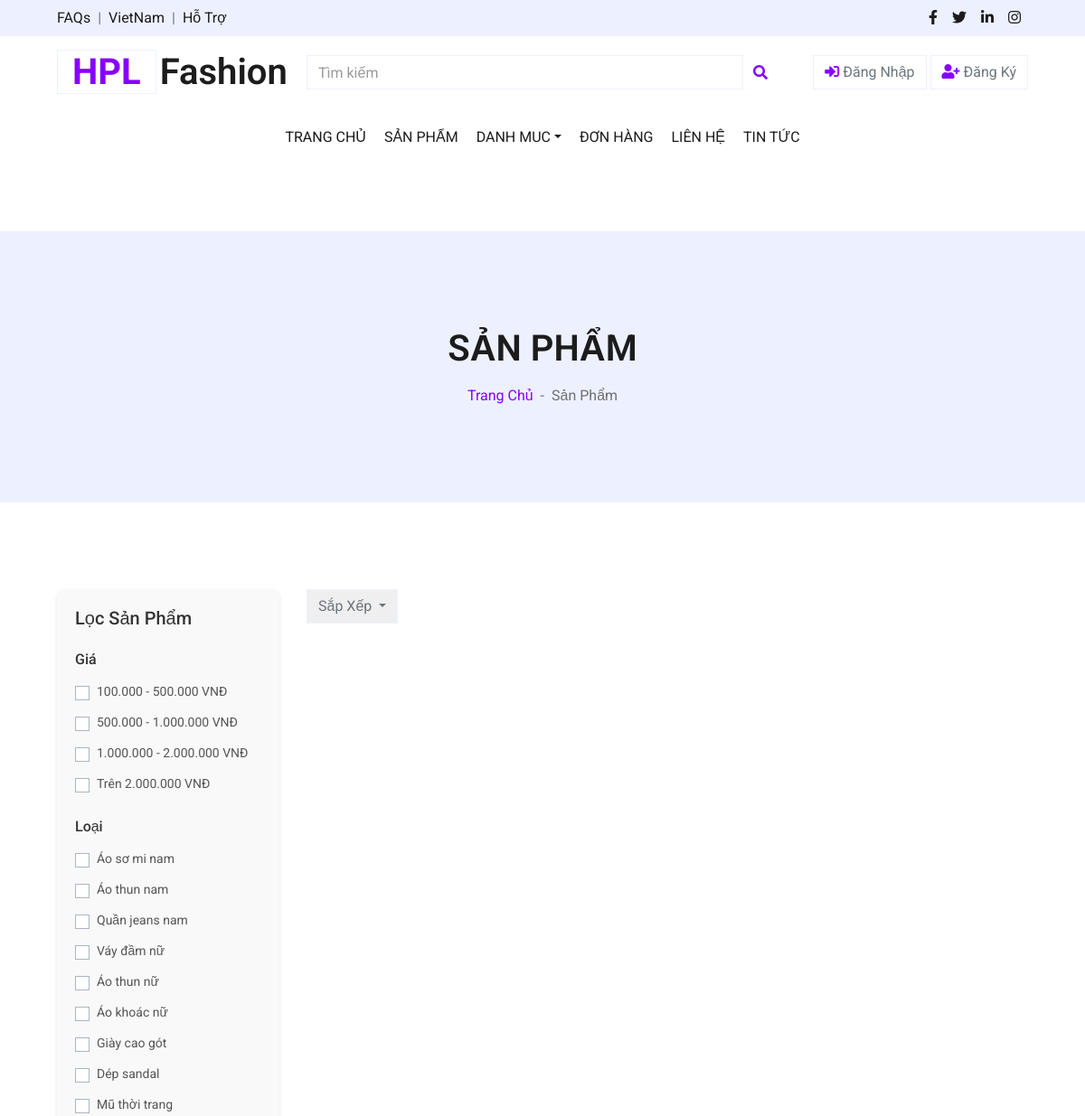
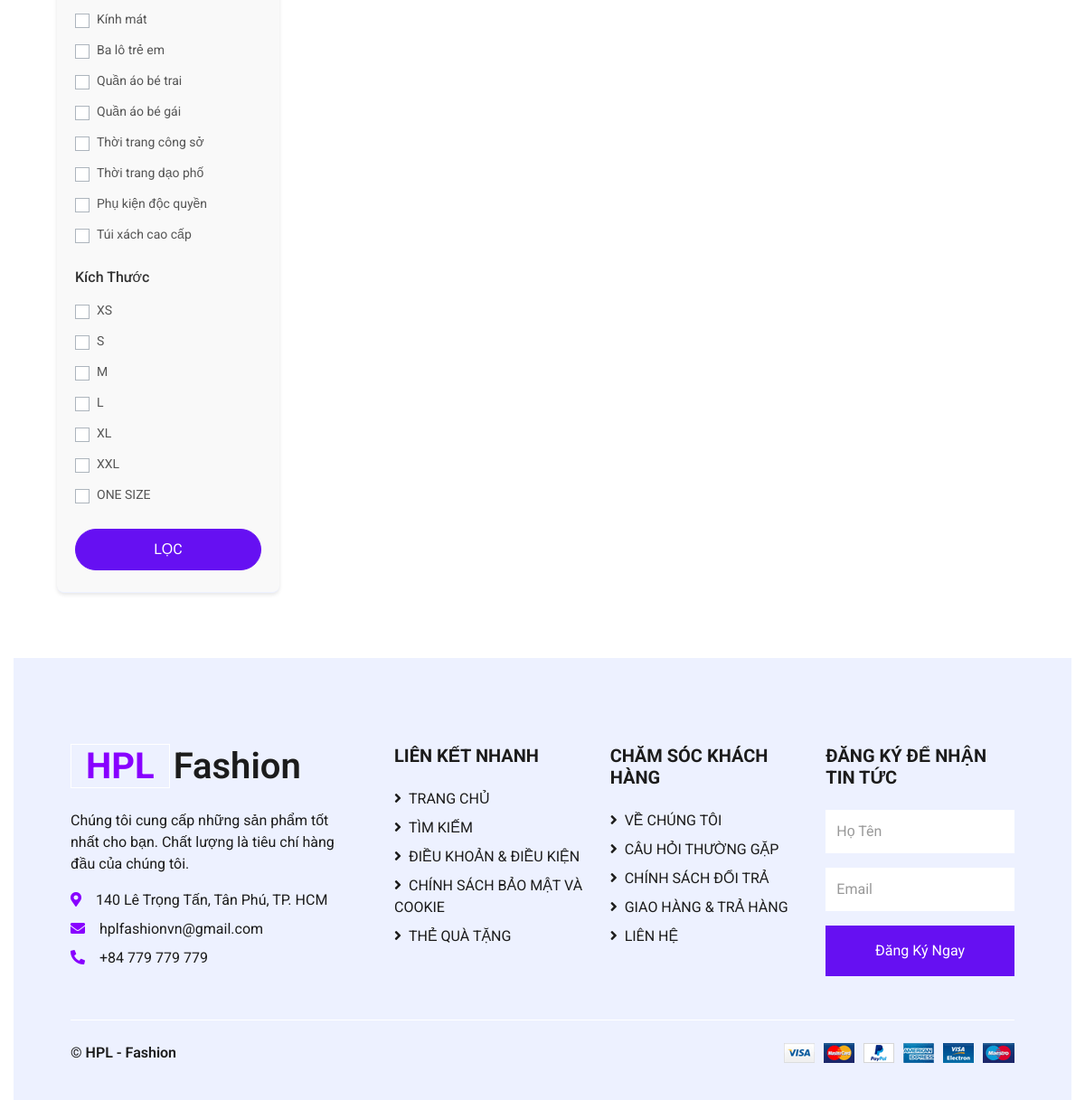
Page /views/shop.php on the earlier database version (2 pictures, top to bottom).
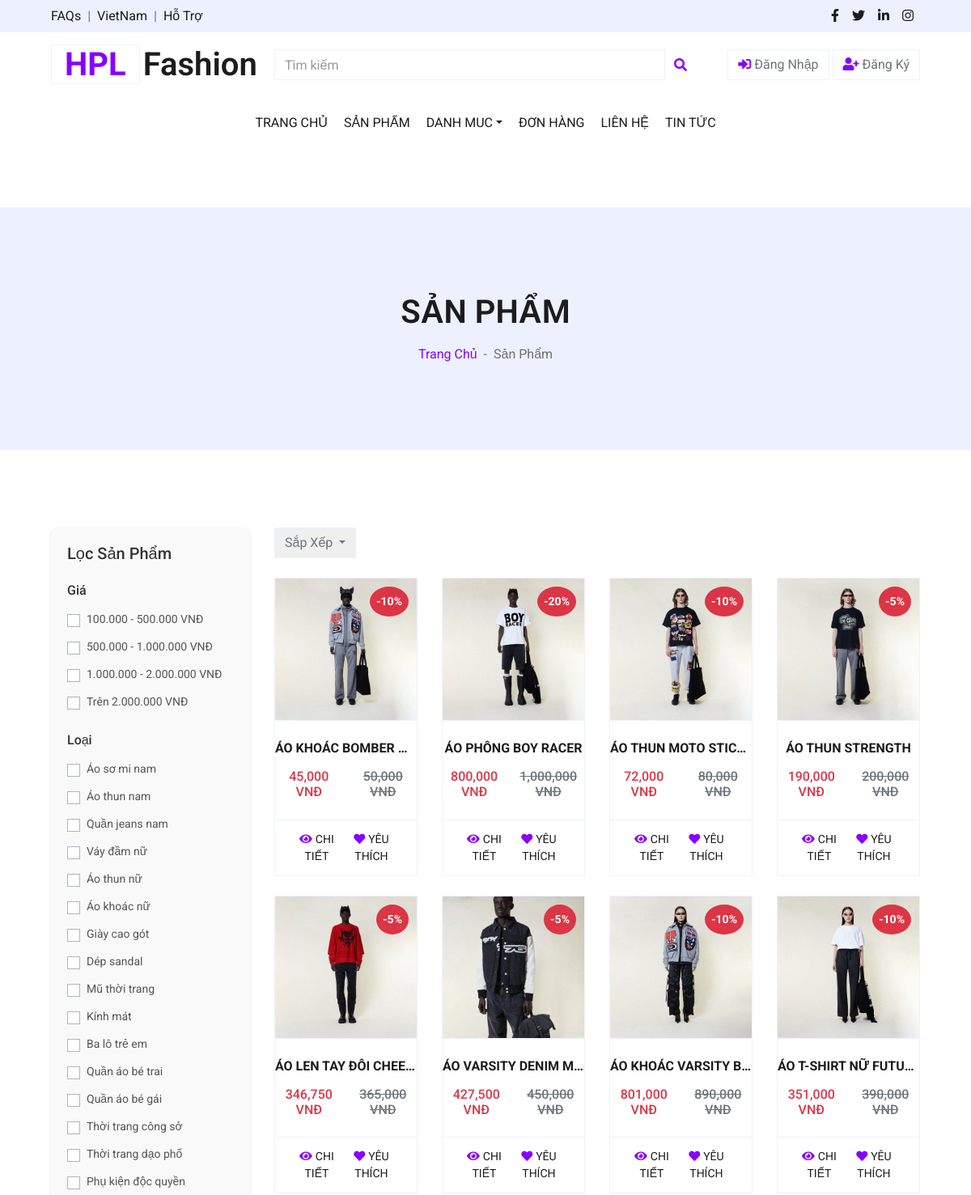
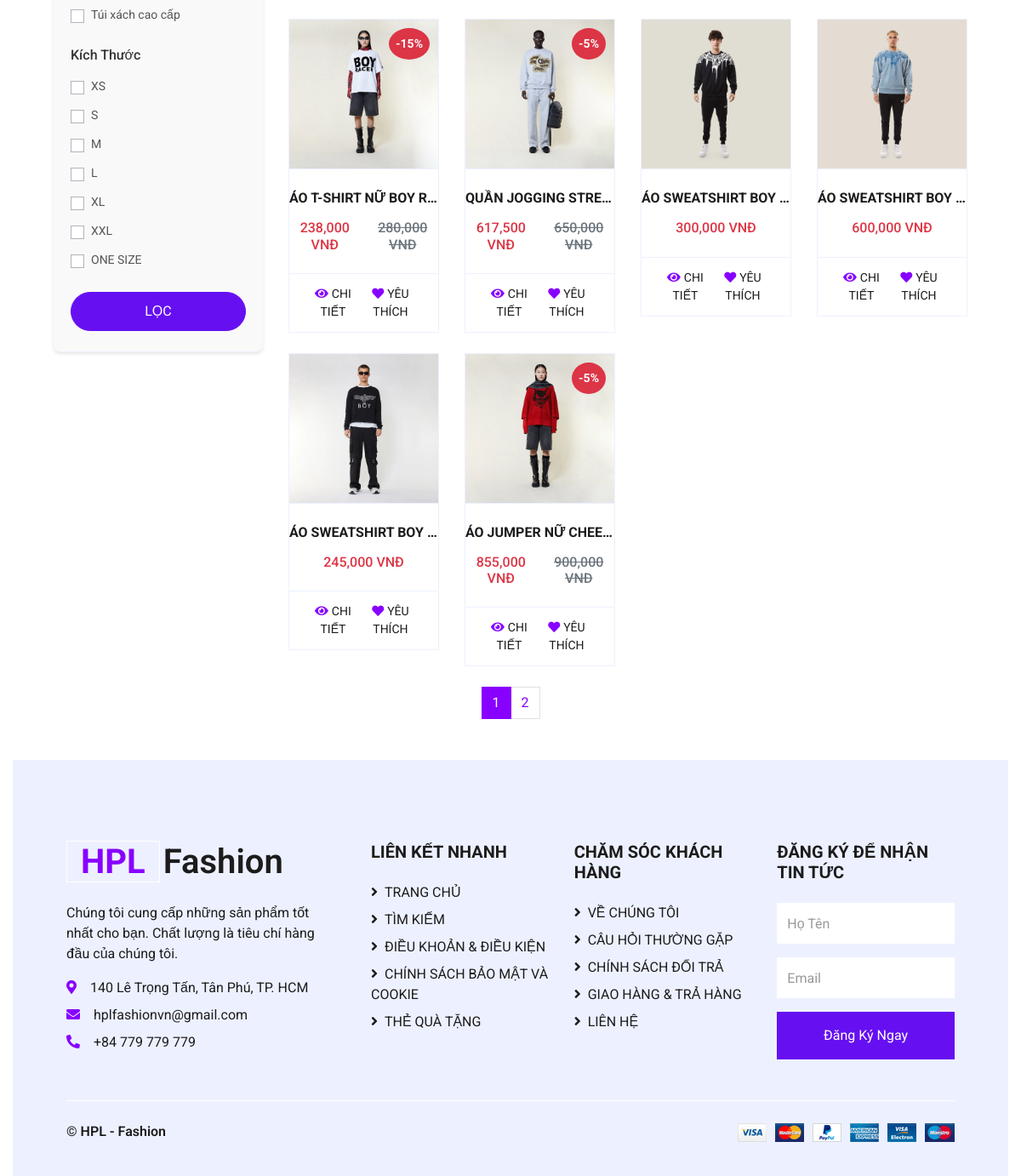
Same page on the later database version (2 pictures, top to bottom).
### tables this page shows
CREATE TABLE `products` (
  `product_id` int NOT NULL,
  `product_name` varchar(255) NOT NULL,
  `price` int NOT NULL,
  `category_id` int DEFAULT NULL,
  `subcategory_id` int NOT NULL,
  `image` varchar(255) DEFAULT NULL,
  `image2` varchar(255) DEFAULT NULL,
  `image3` varchar(255) DEFAULT NULL,
  `description` varchar(255) DEFAULT NULL,
  `brand_id` int DEFAULT NULL,
  `size` text,
  `color` text,
  `discount` int DEFAULT '0',
  `view_count` int DEFAULT '0',
  `created_at` datetime DEFAULT CURRENT_TIMESTAMP
);

### config/database.php (called while the page is built, shortened)
<?php
class Database {
    private static $servername = "localhost";
    private static $username = "root";
    private static $password = "";
    private static $dbname = "shopthoitrang";
    private static $conn = null;
    public static function getConnection() {
        if (self::$conn === null) {
            self::$conn = new mysqli(self::$servername, self::$username, self::$password, self::$dbname);
        }
        return self::$conn;
    }
    public static function query($sql) {
        $conn = self::getConnection();
        return $conn->query($sql);
    }
}
?>

### views/shop.php (the view, shortened to what the rows shown need)
<?php
include('../config/database.php');
$limit = 14;
$page = max(1, (int)($_GET['page'] ?? 1));
$offset = ($page - 1) * $limit;
$conditions = [];
$whereClause = $conditions ? "WHERE " . implode(" AND ", $conditions) : "";
$sort_by = $_GET['sort_by'] ?? '';
switch ($sort_by) {
    default:
        $orderClause = "ORDER BY product_id ASC";
}
$result = Database::query("SELECT * FROM products $whereClause $orderClause LIMIT $limit OFFSET $offset");
?>
<!DOCTYPE html>
<html lang="en">
<head>
    <link href="https://cdnjs.cloudflare.com/ajax/libs/font-awesome/5.10.0/css/all.min.css" rel="stylesheet">
    <link href="../css/style.css" rel="stylesheet">
</head>
<body>
    <?php include '../includes/header.php'; ?>
    <div class="container-fluid bg-secondary mb-5">
        <div class="d-flex flex-column align-items-center justify-content-center" style="min-height: 300px">
            <h1 class="font-weight-semi-bold text-uppercase mb-3">Sản Phẩm</h1>
        </div>
    </div>
    <div class="container-fluid pt-5">
        <div class="row px-xl-5">
            <div class="col-lg-9 col-md-12">
                <br>
                <div class="row">
                    <?php while ($product = $result->fetch_assoc()): ?>
                        <div class="col-lg-3 col-md-4 col-sm-6 mb-4">
                            <div class="card product-item border-0">
                                <div class="card-header product-img position-relative overflow-hidden bg-transparent border p-0">
                                    <?php $imagePath = '../assets/img_product/' . $product['image']; ?>
                                    <img class="img-fluid w-100" src="<?= $imagePath ?>" alt="<?= $product['product_name'] ?>">
                                    <?php if ($product['discount'] > 0): ?>
                                        <div class="discount-badge position-absolute top-0 right-0 bg-danger text-white p-2" style="font-size: 14px; font-weight: bold; border-radius: 50%;">
                                            -<?= $product['discount'] ?>%
                                        </div>
                                    <?php endif; ?>
                                </div>
                                <div class="card-body border-left border-right text-center p-0 pt-4 pb-3">
                                    <h6 class="text-truncate mb-3" style="font-weight: bold;"><?= $product['product_name'] ?></h6>
                                    <div class="d-flex justify-content-center">
                                        <?php
                                        $discount = $product['discount'];
                                        $discounted_price = $product['price'] * (1 - $discount / 100);
                                        ?>
                                        <h6 class="text-danger"><?= number_format($discounted_price) ?> VNĐ</h6>
                                        <?php if ($discount > 0): ?>
                                            <h6 class="text-muted ml-2"><del><?= number_format($product['price']) ?> VNĐ</del></h6>
                                        <?php endif; ?>
                                    </div>
                                </div>
                                <div class="card-footer d-flex justify-content-between bg-light border">
                                    <a href="detail.php?id=<?= $product['product_id'] ?>" class="btn btn-sm text-dark p-0">
                                        <i class="fas fa-eye text-primary mr-1"></i><span class="fw-bold">CHI TIẾT</span>
                                    </a>
                                    <form method="POST" action="" class="d-flex align-items-center">
                                        <button type="submit" name="add_to_favorites" class="btn btn-sm text-dark p-0 bg-white">
                                            <i class="fas fa-heart text-primary mr-1"></i><span class="fw-bold">YÊU THÍCH</span>
                                        </button>
                                    </form>
                                </div>
                            </div>
                        </div>
                    <?php endwhile; ?>
                </div>
            </div>
    </div>
    <?php include '../includes/footer.php'; ?>
</body>
</html>

Differences in the rows shown:
added products: image (picture), discount "10", product_name "ÁO KHOÁC BOMBER…", discounted_price "45,000", price "50,000"
added products: image (picture), discount "20", product_name "ÁO PHÔNG BOY RACER", discounted_price "800,000", price "1,000,000"
added products: image (picture), discount "10", product_name "ÁO THUN MOTO STIC…", discounted_price "72,000", price "80,000"
added products: image (picture), discount "5", product_name "ÁO THUN STRENGTH", discounted_price "190,000", price "200,000"
added products: image (picture), discount "5", product_name "ÁO LEN TAY ĐÔI CHEE…", discounted_price "346,750", price "365,000"
added products: image (picture), discount "5", product_name "ÁO VARSITY DENIM M…", discounted_price "427,500", price "450,000"
added products: image (picture), discount "10", product_name "ÁO KHOÁC VARSITY B…", discounted_price "801,000", price "890,000"
added products: image (picture), discount "10", product_name "ÁO T-SHIRT NỮ FUTU…", discounted_price "351,000", price "390,000"
added products: image (picture), discount "15", product_name "ÁO T-SHIRT NỮ BOY R…", discounted_price "238,000", price "280,000"
added products: image (picture), discount "5", product_name "QUẦN JOGGING STRE…", discounted_price "617,500", price "650,000"
added products: image (picture), product_name "ÁO SWEATSHIRT BOY…", discounted_price "300,000"
added products: image (picture), product_name "ÁO SWEATSHIRT BOY…", discounted_price "600,000"
added products: image (picture), product_name "ÁO SWEATSHIRT BOY…", discounted_price "245,000"
added products: image (picture), discount "5", product_name "ÁO JUMPER NỮ CHEE…", discounted_price "855,000", price "900,000"
Other differences:
new list line: "1"
new list line: "2"
